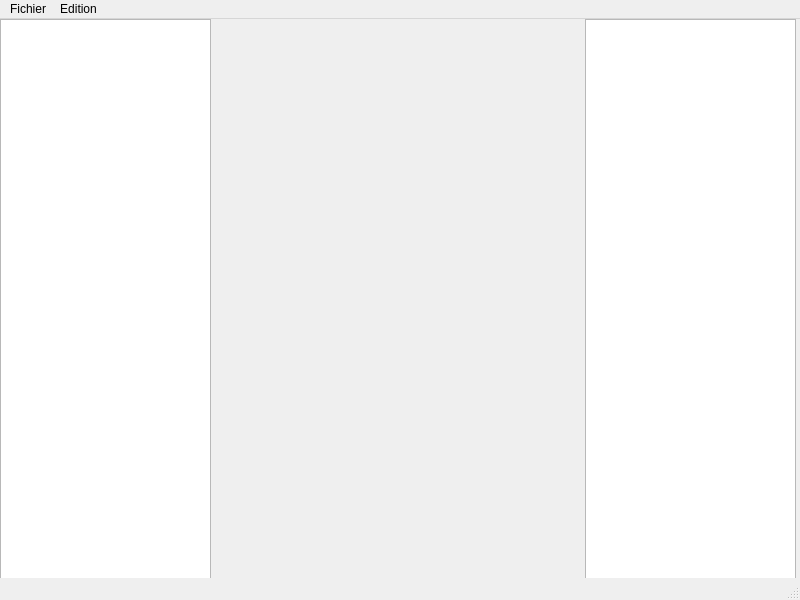
<?xml version="1.0" encoding="UTF-8"?>
<ui version="4.0">
 <class>Plurinotes</class>
 <widget class="QMainWindow" name="Plurinotes">
  <property name="geometry">
   <rect>
    <x>0</x>
    <y>0</y>
    <width>800</width>
    <height>600</height>
   </rect>
  </property>
  <property name="windowTitle">
   <string>MainWindow</string>
  </property>
  <widget class="QWidget" name="centralwidget">
   <widget class="QListView" name="listView">
    <property name="geometry">
     <rect>
      <x>0</x>
      <y>0</y>
      <width>211</width>
      <height>571</height>
     </rect>
    </property>
   </widget>
   <widget class="QTreeView" name="treeView">
    <property name="geometry">
     <rect>
      <x>585</x>
      <y>0</y>
      <width>211</width>
      <height>581</height>
     </rect>
    </property>
   </widget>
  </widget>
  <widget class="QMenuBar" name="menubar">
   <property name="geometry">
    <rect>
     <x>0</x>
     <y>0</y>
     <width>800</width>
     <height>20</height>
    </rect>
   </property>
   <widget class="QMenu" name="menuFichier">
    <property name="title">
     <string>Fichier</string>
    </property>
    <widget class="QMenu" name="menuNouveau">
     <property name="title">
      <string>Nouveau</string>
     </property>
     <addaction name="actionArticle"/>
     <addaction name="actionTache"/>
     <addaction name="actionMedia"/>
    </widget>
    <addaction name="menuNouveau"/>
    <addaction name="separator"/>
    <addaction name="actionOuvrir"/>
    <addaction name="actionSauver"/>
    <addaction name="actionQuitter"/>
   </widget>
   <widget class="QMenu" name="menuEdition">
    <property name="title">
     <string>Edition</string>
    </property>
    <addaction name="actionAnnuler_Ctrl_Z"/>
    <addaction name="actionR_tablir_Ctrl_Y"/>
   </widget>
   <addaction name="menuFichier"/>
   <addaction name="menuEdition"/>
  </widget>
  <widget class="QStatusBar" name="statusbar"/>
  <action name="actionOuvrir">
   <property name="text">
    <string>Ouvrir</string>
   </property>
  </action>
  <action name="actionArticle">
   <property name="text">
    <string>Article</string>
   </property>
  </action>
  <action name="actionTache">
   <property name="text">
    <string>Tache</string>
   </property>
  </action>
  <action name="actionMedia">
   <property name="text">
    <string>Media</string>
   </property>
  </action>
  <action name="actionAnnuler_Ctrl_Z">
   <property name="text">
    <string>Annuler (Ctrl+Z)</string>
   </property>
  </action>
  <action name="actionR_tablir_Ctrl_Y">
   <property name="text">
    <string>Rétablir (Ctrl+Y)</string>
   </property>
  </action>
  <action name="actionSauver">
   <property name="text">
    <string>Sauver</string>
   </property>
  </action>
  <action name="actionQuitter">
   <property name="text">
    <string>Quitter</string>
   </property>
  </action>
 </widget>
 <resources/>
 <connections/>
</ui>
